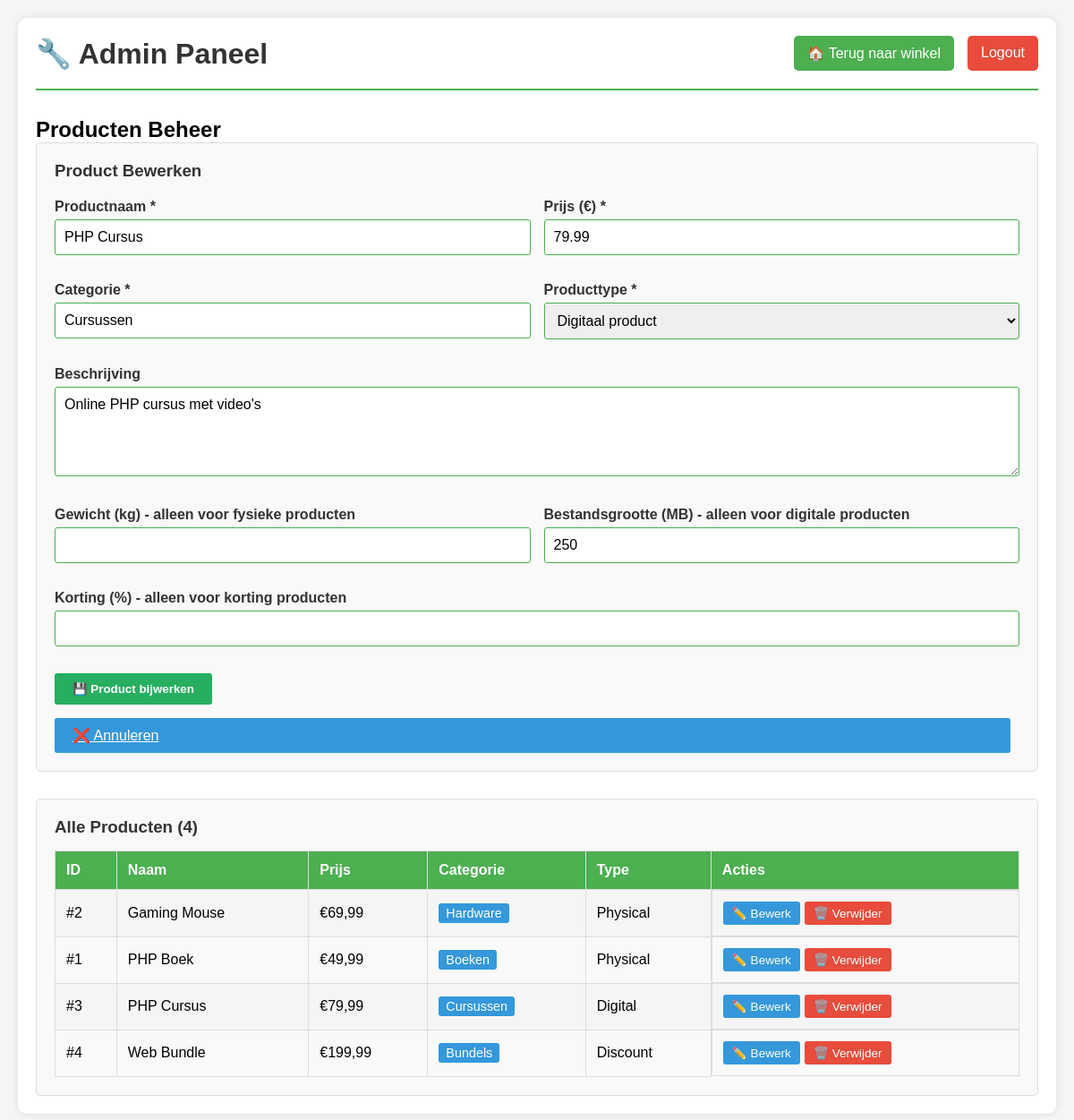
Page /admin.php?edit=3 (signed in) on the committed database.
### tables this page shows
CREATE TABLE IF NOT EXISTS producten (
    id INT PRIMARY KEY AUTO_INCREMENT,
    naam VARCHAR(255) NOT NULL,
    prijs DECIMAL(10, 2) NOT NULL,
    categorie VARCHAR(100) NOT NULL,
    type ENUM('physical', 'digital', 'discount') NOT NULL DEFAULT 'physical',
    
     
    gewicht DECIMAL(8, 2),
    
     
    bestandsgrootte INT,
    
     
    korting_procent INT,
    
    beschrijving TEXT,
    actief BOOLEAN DEFAULT 1,
    aangemaakt_op TIMESTAMP DEFAULT CURRENT_TIMESTAMP,
    bijgewerkt_op TIMESTAMP DEFAULT CURRENT_TIMESTAMP ON UPDATE CURRENT_TIMESTAMP
);

### admin.php (the view, shortened to what this page needs)
<?php
require_once 'includes/init.php';
$logged_in = isset($_SESSION['admin_logged_in']) && $_SESSION['admin_logged_in'];
$producten = [];
try {
    $stmt = $db->query("SELECT * FROM producten ORDER BY naam");
    $producten = $stmt->fetchAll();
} catch (Exception $e) {
    $error_msg = "Fout bij laden producten!";
}
$edit_product = null;
if (isset($_GET['edit'])) {
    $edit_id = $_GET['edit'];
    foreach ($producten as $p) {
        if ($p['id'] == $edit_id) {
            $edit_product = $p;
            break;
        }
    }
}
?>
<!DOCTYPE html>
<html lang="nl">
<head>
    <link rel="stylesheet" href="css/style.css">
</head>
<body>
    <div class="container">
        <header>
            <h1>🔧 Admin Paneel</h1>
            <div class="admin-header-links">
                <a href="index.php" class="nav-link">🏠 Terug naar winkel</a>
                <?php if ($logged_in): ?>
                    <a href="admin.php?logout=1" class="nav-link logout-btn">Logout</a>
                <?php endif; ?>
            </div>
        </header>
        <main>
            <?php if (!$logged_in): ?>
                <div class="login-container">
                    <div class="login-box">
                        <h2>Admin Inloggen</h2>
                        <?php if (isset($login_error)): ?>
                            <div class="error-container">
                                <p><?php echo $login_error; ?></p>
                            </div>
                        <?php endif; ?>
                        <form method="POST">
                            <div class="form-group">
                                <label for="username">Gebruikersnaam:</label>
                                <input type="text" id="username" name="username" required class="form-input">
                                <small>Demo: admin</small>
                            </div>
                            <div class="form-group">
                                <label for="password">Wachtwoord:</label>
                                <input type="password" id="password" name="password" required class="form-input">
                                <small>Demo: admin123</small>
                            </div>
                            <button type="submit" name="login" value="1" class="btn btn-primary">Inloggen</button>
                        </form>
                    </div>
                </div>
            <?php else: ?>
                <div class="admin-dashboard">
                    <h2>Producten Beheer</h2>
                    <div class="product-form-container">
                        <h3><?php echo $edit_product ? 'Product Bewerken' : 'Nieuw Product Toevoegen'; ?></h3>
                        <form method="POST" class="product-form">
                            <div class="form-row">
                                <div class="form-group">
                                    <label for="naam">Productnaam *</label>
                                    <input type="text" id="naam" name="naam" required class="form-input" value="<?php echo $edit_product['naam'] ?? ''; ?>">
                                </div>
                                <div class="form-group">
                                    <label for="prijs">Prijs (€) *</label>
                                    <input type="number" id="prijs" name="prijs" required step="0.01" class="form-input" value="<?php echo $edit_product['prijs'] ?? ''; ?>">
                                </div>
                            </div>
                            <div class="form-row">
                                <div class="form-group">
                                    <label for="categorie">Categorie *</label>
                                    <input type="text" id="categorie" name="categorie" required class="form-input" value="<?php echo $edit_product['categorie'] ?? ''; ?>" placeholder="bijv. Boeken, Hardware">
                                </div>
                                <div class="form-group">
                                    <label for="type">Producttype *</label>
                                    <select id="type" name="type" required class="form-input">
                                        <option value="digital" <?php echo ($edit_product['type'] ?? '') === 'digital' ? 'selected' : ''; ?>>Digitaal product</option>
                                    </select>
                                </div>
                            </div>
                            <div class="form-group">
                                <label for="beschrijving">Beschrijving</label>
                                <textarea id="beschrijving" name="beschrijving" class="form-input form-textarea"><?php echo $edit_product['beschrijving'] ?? ''; ?></textarea>
                            </div>
                            <div class="form-row">
                                <div class="form-group">
                                    <label for="gewicht">Gewicht (kg) - alleen voor fysieke producten</label>
                                    <input type="number" id="gewicht" name="gewicht" step="0.01" class="form-input" value="<?php echo $edit_product['gewicht'] ?? ''; ?>">
                                </div>
                                <div class="form-group">
                                    <label for="bestandsgrootte">Bestandsgrootte (MB) - alleen voor digitale producten</label>
                                    <input type="number" id="bestandsgrootte" name="bestandsgrootte" class="form-input" value="<?php echo $edit_product['bestandsgrootte'] ?? ''; ?>">
                                </div>
                            </div>
                            <div class="form-group">
                                <label for="korting_procent">Korting (%) - alleen voor korting producten</label>
                                <input type="number" id="korting_procent" name="korting_procent" min="0" max="100" class="form-input" value="<?php echo $edit_product['korting_procent'] ?? ''; ?>">
                            </div>
                            <button type="submit" name="<?php echo $edit_product ? 'edit_product' : 'add_product'; ?>" value="1" class="btn btn-success">
                                <?php echo $edit_product ? '💾 Product bijwerken' : '➕ Product toevoegen'; ?>
                            </button>
                            <?php if ($edit_product): ?>
                                <a href="admin.php" class="btn">❌ Annuleren</a>
                            <?php endif; ?>
                        </form>
                    </div>
                    <div class="products-table-container">
                        <h3>Alle Producten (<?php echo count($producten); ?>)</h3>
                        <?php if (empty($producten)): ?>
                            <p>Geen producten gevonden.</p>
                        <?php else: ?>
                            <table class="products-table">
                                <tr>
                                    <th>ID</th>
                                    <th>Naam</th>
                                    <th>Prijs</th>
                                    <th>Categorie</th>
                                    <th>Type</th>
                                    <th>Acties</th>
                                </tr>
                                <?php foreach ($producten as $product): ?>
                                    <tr>
                                        <td>#<?php echo $product['id']; ?></td>
                                        <td><?php echo htmlspecialchars($product['naam']); ?></td>
                                        <td>€<?php echo number_format($product['prijs'], 2, ',', '.'); ?></td>
                                        <td><span class="category-badge"><?php echo htmlspecialchars($product['categorie']); ?></span></td>
                                        <td><?php echo ucfirst($product['type']); ?></td>
                                        <td class="action-buttons">
                                            <a href="admin.php?edit=<?php echo $product['id']; ?>" class="btn-small btn-edit">✏️ Bewerk</a>
                                            <form method="POST" style="display:inline;" onsubmit="return confirm('Zeker weten?');">
                                                <button type="submit" name="delete_product" value="1" class="btn-small btn-delete">🗑️ Verwijder</button>
                                            </form>
                                        </td>
                                    </tr>
                                <?php endforeach; ?>
                            </table>
                        <?php endif; ?>
                    </div>
                </div>
            <?php endif; ?>
        </main>
    </div>
</body>
</html>

### css/style.css (style rules this page uses)
* { margin: 0; padding: 0; box-sizing: border-box; }
body { font-family: Arial, sans-serif; background: #f5f5f5; padding: 20px; }
.container { max-width: 1200px; margin: 0 auto; background: white; padding: 20px; border-radius: 10px; box-shadow: 0 0 10px rgba(0,0,0,0.1); }
header { display: flex; justify-content: space-between; align-items: center; margin-bottom: 30px; padding-bottom: 20px; border-bottom: 2px solid #4CAF50; }
h1 { color: #333; }
.nav-link { background: #4CAF50; color: white; padding: 10px 15px; border-radius: 5px; text-decoration: none; transition: background 0.3s; }
.btn { display: inline-block; background: #3498db; color: white; padding: 10px 20px; border-radius: 3px; margin-right: 10px; }
.form-group { margin-bottom: 15px; }
.form-row { display: grid; grid-template-columns: 1fr 1fr; gap: 15px; }
.form-group label { display: block; margin-bottom: 5px; color: #333; font-weight: bold; }
.form-input { width: 100%; padding: 10px; border: 1px solid #ddd; border-radius: 3px; font-size: 1em; }
.form-input:valid { border-color: #4CAF50 !important; }
.admin-header-links { display: flex; gap: 15px; }
.logout-btn { background: #e74c3c !important; }
.admin-dashboard { margin-top: 20px; }
.product-form-container { background: #f9f9f9; border: 1px solid #ddd; border-radius: 5px; padding: 20px; margin-bottom: 30px; }
.product-form-container h3 { color: #333; margin-bottom: 20px; }
.product-form { display: flex; flex-direction: column; gap: 15px; }
.form-textarea { min-height: 100px; resize: vertical; font-family: Arial, sans-serif; }
.btn-success { background: #27ae60; color: white; padding: 10px 20px; border: none; border-radius: 3px; cursor: pointer; font-weight: bold; align-self: flex-start; }
.products-table-container { background: #f9f9f9; border: 1px solid #ddd; border-radius: 5px; padding: 20px; overflow-x: auto; }
.products-table-container h3 { color: #333; margin-bottom: 15px; }
.products-table { width: 100%; border-collapse: collapse; }
.products-table th, .products-table td { padding: 12px; border: 1px solid #ddd; text-align: left; }
.products-table th { background: #4CAF50; color: white; font-weight: bold; }
.products-table tr:nth-child(even) { background: #f5f5f5; }
.category-badge { background: #3498db; color: white; padding: 3px 8px; border-radius: 3px; font-size: 0.9em; }
.action-buttons { white-space: nowrap; display: flex; gap: 5px; }
.btn-small { padding: 5px 10px; font-size: 0.85em; border: none; border-radius: 3px; cursor: pointer; text-decoration: none; display: inline-block; }
.btn-edit { background: #3498db; color: white; }
.btn-delete { background: #e74c3c; color: white; }

### rows in the picture
producten: naam "PHP Cursus", prijs "79.99", categorie "Cursussen", type "Digitaal product", beschrijving "Online PHP cursus met video's", bestandsgrootte "250", id "3", prijs "79,99", type "Digital"
producten: id "2", naam "Gaming Mouse", prijs "69,99", categorie "Hardware", type "Physical"
producten: id "1", naam "PHP Boek", prijs "49,99", categorie "Boeken", type "Physical"
producten: id "4", naam "Web Bundle", prijs "199,99", categorie "Bundels", type "Discount"

### other values in the picture
count($producten) "4"
